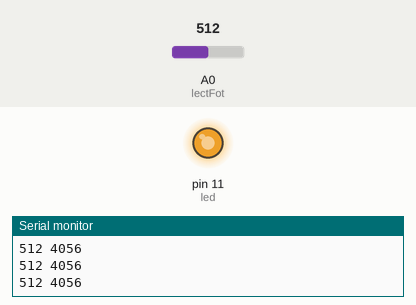
Recording of a sketch running on a simulated Arduino Uno, built with avr-gcc and run on an emulated ATmega328P. Parts: output pins drawn as LEDs (lit = HIGH), the last lines printed to the serial monitor. The inputs (shaded band) are chosen by the test bench; at power-on: A0 (lectFot) = 512.

Above: at 1.2 s.
1.3 s: A0 (lectFot) set to 18
At 2.0 s:
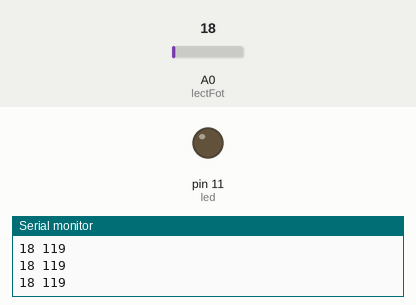
2.8 s: A0 (lectFot) set to 14
4.3 s: A0 (lectFot) set to 1023
At 5.5 s:
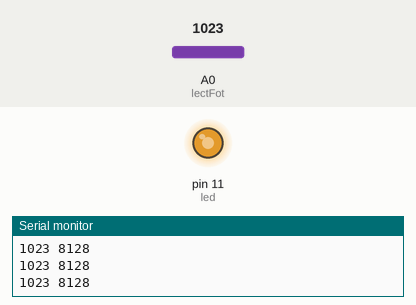
5.8 s: A0 (lectFot) set to 716
At 6.6 s:
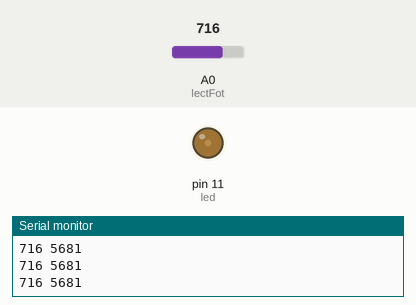
7.3 s: A0 (lectFot) set to 306
At 8.0 s:
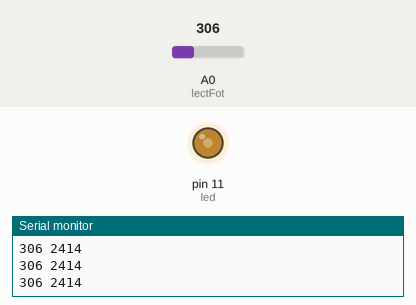
8.8 s: A0 (lectFot) set to 135
At 10.2 s:
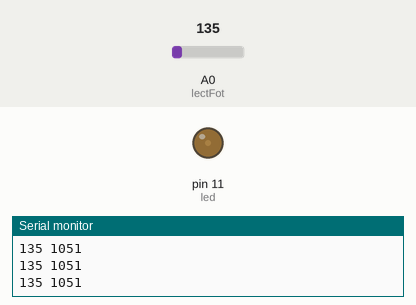
11.8 s: A0 (lectFot) set to 117
At 12.3 s:
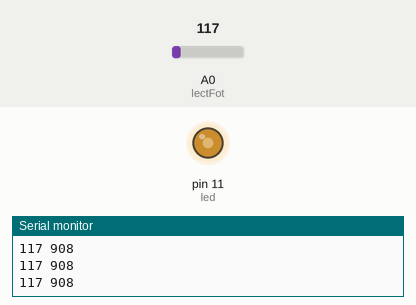
Timing chart, 0 to 14.3 s (numbered marks = the images above; inputs shaded):
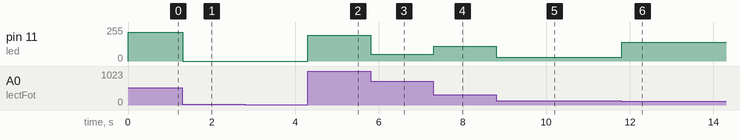

Measured:
- the behaviour switches between 129 and 128 on A0 (lectFot) (found by bisection; images 5 and 6)
- after the input at 1.3 s, pin 11 (led): 216/255 → 0/255 at once
- after the input at 4.3 s, pin 11 (led): 0/255 → 192/255 at once
- after the input at 5.8 s, pin 11 (led): 192/255 → 49/255 at once
- after the input at 7.3 s, pin 11 (led): 49/255 → 110/255 at once
- after the input at 8.8 s, pin 11 (led): 110/255 → 27/255 at once
- after the input at 11.8 s, pin 11 (led): 27/255 → 140/255 at once

The sketch:

fotoresistencia_led.ino
```cpp
const int lectFot=A0;
int valAnalogico = 0;
const int led = 11;
int mapeo = 0;

void setup()
{
  pinMode(led, OUTPUT);
  Serial.begin(9600);
}

void loop()
{
  valAnalogico = analogRead(lectFot);
  mapeo = map(valAnalogico, 3, 35, 0, 255);
  if (mapeo>150){
  	analogWrite(led, mapeo);
  }else{
    analogWrite(led, LOW);
  }
  Serial.print(valAnalogico);
  Serial.print(" ");
  Serial.println(mapeo);
}
```
